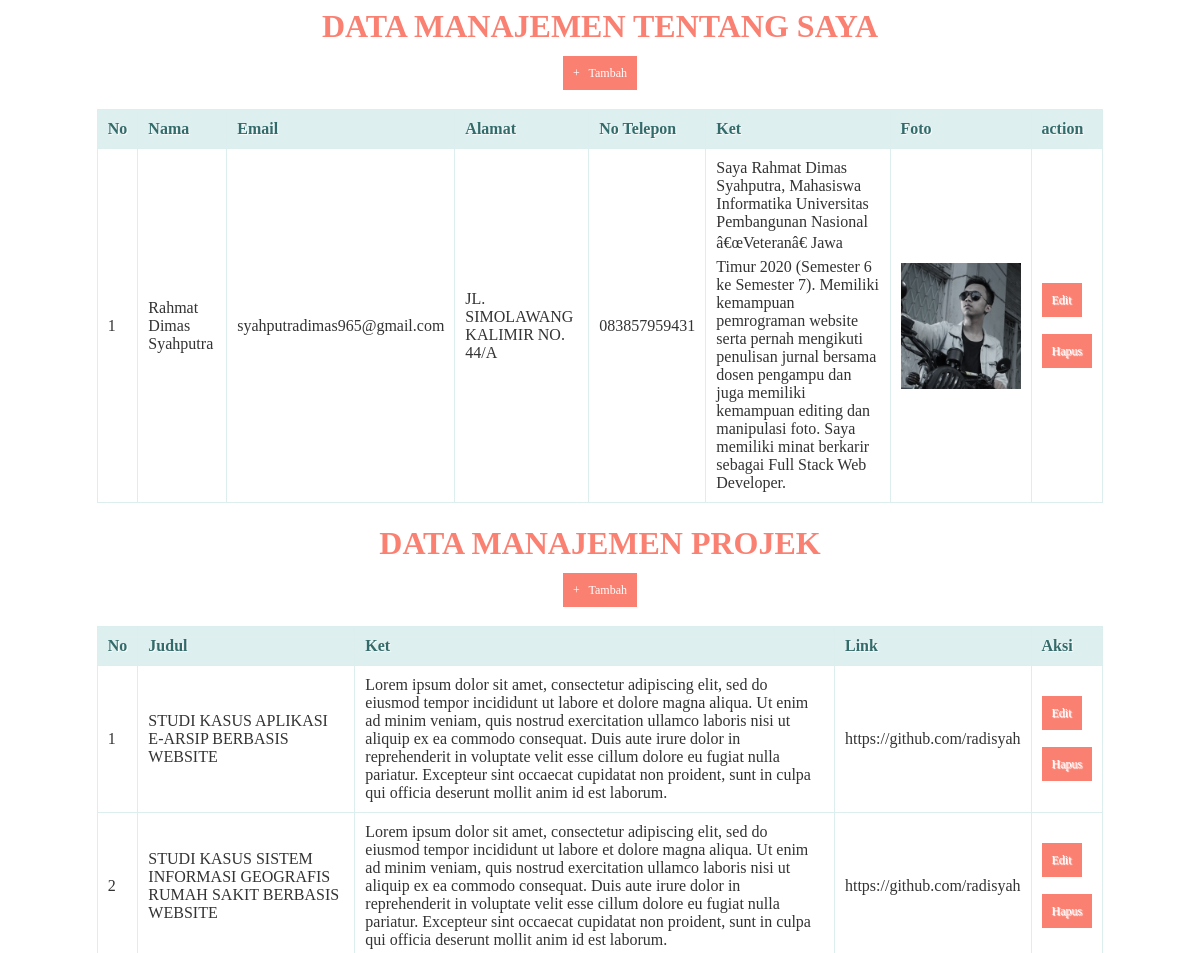
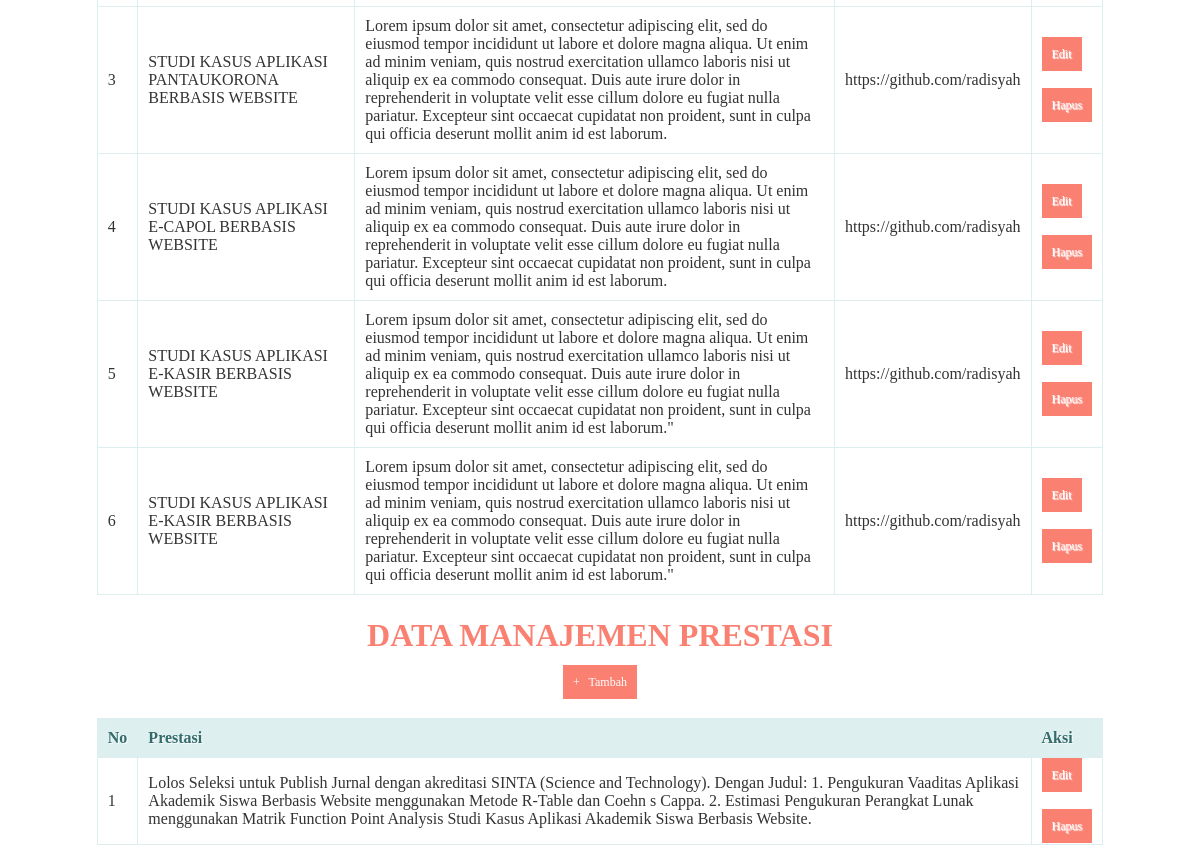
Page /dashboard.php on the committed database (2 pictures, top to bottom).
### tables this page shows
CREATE TABLE `tb_tentangsaya` (
  `id_tentangSaya` int(11) NOT NULL,
  `nama` varchar(35) NOT NULL,
  `email` varchar(35) NOT NULL,
  `alamat` varchar(35) NOT NULL,
  `no_telepon` varchar(35) NOT NULL,
  `ket` text NOT NULL,
  `foto` varchar(255) DEFAULT NULL
);

CREATE TABLE `tb_projek` (
  `id` int(11) NOT NULL,
  `judul` varchar(255) DEFAULT NULL,
  `ket` text,
  `link` varchar(255) DEFAULT NULL
);

CREATE TABLE `tb_prestasi` (
  `id` int(11) NOT NULL,
  `prestasi` text
);

### dashboard.php (the view, shortened to what this page needs)
<?php
  include 'koneksi.php';
?>
<html>
<head>
</head>
<body>
  <center><h1>Data Manajemen Tentang Saya</h1><center>
  <center><a href="tambah_tentang_saya.php">+ &nbsp; Tambah</a><center>
  <br/>
  <table>
    <thead>
        <tr>
          <th>No</th>
          <th>Nama</th>
          <th>Email</th>
          <th>Alamat</th>
          <th>No Telepon</th>
          <th>Ket</th>
          <th>Foto</th>
          <th>action</th>
        </tr>
    </thead>
    <tbody>
      <?php
      $query = "SELECT * FROM tb_tentangsaya ORDER BY id_tentangSaya ASC";
      $result = mysqli_query($koneksi, $query);
      $no = 1;
      while($row = mysqli_fetch_assoc($result))
      {
      ?>
      <tr>
        <td><?php echo $no; ?></td>
        <td><?php echo $row['nama']; ?></td>
        <td><?php echo ($row['email']); ?></td>
        <td><?php echo ($row['alamat']); ?></td>
        <td><?php echo ($row['no_telepon']); ?></td>
        <td><?php echo ($row['ket']); ?></td>
        <td style="text-align: center;"><img src="img/<?php echo $row['foto']; ?>" style="width: 120px;"></td>
        <td>
            <a href="edit_tentang_saya.php?id_tentangSaya=<?php echo $row['id_tentangSaya']; ?>">Edit</a>
            <br>
            <br>
            <br>
            <a href="proses_hapus_tentang_saya.php?id_tentangSaya=<?php echo $row['id_tentangSaya']; ?>" onclick="return confirm('Anda yakin akan menghapus data ini?')">Hapus</a>
        </td>
    </tr>
      <?php
        $no++;
      }
      ?>
    </tbody>
  </table>
  <center><h1>Data Manajemen Projek</h1><center>
  <center><a href="tambah_projek.php">+ &nbsp; Tambah</a><center>
  <br/>
  <table>
    <thead>
        <tr>
          <th>No</th>
          <th>Judul</th>
          <th> Ket</th>
          <th>Link</th>
          <th >Aksi</th>
        </tr>
    </thead>
    <tbody>
      <?php
      $queryP = "SELECT * FROM tb_projek ORDER BY id ASC";
      $resultP = mysqli_query($koneksi, $queryP);
      $no = 1;
      while($rowP = mysqli_fetch_assoc($resultP))
      {
      ?>
      <tr>
        <td><?php echo $no; ?></td>
        <td><?php echo ($rowP['judul']); ?></td>
        <td><?php echo ($rowP['ket']); ?></td>
        <td><?php echo ($rowP['link']); ?></td>
        <td>
            <a href="edit_projek.php?id=<?php echo $rowP['id']; ?>">Edit</a>
            <br>
            <br>
            <br>
            <a href="proses_hapus_projek.php?id=<?php echo $rowP['id']; ?>" onclick="return confirm('Anda yakin akan menghapus data ini?')">Hapus</a>
        </td>
    </tr>
      <?php
        $no++;
      }
      ?>
    </tbody>
  </table>
  <center><h1>Data Manajemen Prestasi</h1><center>
  <center><a href="tambah_prestasi.php">+ &nbsp; Tambah</a><center>
  <br/>
  <table>
    <thead>
        <tr>
          <th>No</th>
          <th>Prestasi</th>
          <th>Aksi</th>
        </tr>
    </thead>
    <tbody>
      <?php
      $queryP = "SELECT * FROM tb_prestasi ORDER BY id ASC";
      $resultP = mysqli_query($koneksi, $queryP);
      $no = 1;
      while($rowP = mysqli_fetch_assoc($resultP))
      {
      ?>
      <tr>
        <td><?php echo $no; ?></td>
        <td><?php echo ($rowP['prestasi']); ?></td>
        <td>
            <a href="edit_prestasi.php?id=<?php echo $rowP['id']; ?>">Edit</a>
            <br>
            <br>
            <br>
            <a href="proses_hapus_prestasi.php?id=<?php echo $rowP['id']; ?>" onclick="return confirm('Anda yakin akan menghapus data ini?')">Hapus</a>
        </td>
    </tr>
      <?php
        $no++;
      }
      ?>
    </tbody>
  </table>
</body>
</html>

### dashboard.php (style rules this page uses)
* { font-family: "Trebuchet MS"; }
h1 { text-transform: uppercase; color: salmon; }
table { border: solid 1px #DDEEEE; border-collapse: collapse; border-spacing: 0; width: 85%; margin: 10px auto 10px auto; }
table thead th { background-color: #DDEFEF; border: solid 1px #DDEEEE; color: #336B6B; padding: 10px; text-align: left; text-shadow: 1px 1px 1px #fff; text-decoration: none; }
table tbody td { border: solid 1px #DDEEEE; color: #333; padding: 10px; text-shadow: 1px 1px 1px #fff; }
a { background-color: salmon; color: #fff; padding: 10px; text-decoration: none; font-size: 12px; }

### rows in the picture
tb_tentangsaya: nama "Rahmat Dimas Syahputra", email "syahputradimas965@gmail.com", alamat "JL. SIMOLAWANG KALIMIR NO. 44/A", no_telepon "083857959431", ket "Saya Rahmat Dimas Syahputra, Mahasiswa Informatika Universitas Pembangunan Nasional â€œVeteranâ€ Jawa Timur 2020 (Semester 6 ke Semester 7). Memiliki kemampuan pemrograman website serta pernah mengikuti penulisan jurnal bersama dosen pengampu dan juga memiliki kemampuan editing dan manipulasi foto. Saya memiliki minat berkarir sebagai Full Stack Web Developer.", foto (picture)
tb_projek: judul "STUDI KASUS APLIKASI E-ARSIP BERBASIS WEBSITE", ket "Lorem ipsum dolor sit amet, consectetur adipiscing elit, sed do eiusmod tempor incididunt ut labore et dolore magna aliqua. Ut enim ad minim veniam, quis nostrud exercitation ullamco laboris nisi ut aliquip ex ea commodo consequat. Duis aute irure dolor in reprehenderit in voluptate velit esse cillum dolore eu fugiat nulla pariatur. Excepteur sint occaecat cupidatat non proident, sunt in culpa qui officia deserunt mollit anim id est laborum.", link "https://github.com/radisyah"
tb_projek: judul "STUDI KASUS SISTEM INFORMASI GEOGRAFIS RUMAH SAKIT BERBASIS WEBSITE", ket "Lorem ipsum dolor sit amet, consectetur adipiscing elit, sed do eiusmod tempor incididunt ut labore et dolore magna aliqua. Ut enim ad minim veniam, quis nostrud exercitation ullamco laboris nisi ut aliquip ex ea commodo consequat. Duis aute irure dolor in reprehenderit in voluptate velit esse cillum dolore eu fugiat nulla pariatur. Excepteur sint occaecat cupidatat non proident, sunt in culpa qui officia deserunt mollit anim id est laborum.", link "https://github.com/radisyah"
tb_projek: judul "STUDI KASUS APLIKASI PANTAUKORONA BERBASIS WEBSITE", ket "Lorem ipsum dolor sit amet, consectetur adipiscing elit, sed do eiusmod tempor incididunt ut labore et dolore magna aliqua. Ut enim ad minim veniam, quis nostrud exercitation ullamco laboris nisi ut aliquip ex ea commodo consequat. Duis aute irure dolor in reprehenderit in voluptate velit esse cillum dolore eu fugiat nulla pariatur. Excepteur sint occaecat cupidatat non proident, sunt in culpa qui officia deserunt mollit anim id est laborum.", link "https://github.com/radisyah"
tb_projek: judul "STUDI KASUS APLIKASI E-CAPOL BERBASIS WEBSITE", ket "Lorem ipsum dolor sit amet, consectetur adipiscing elit, sed do eiusmod tempor incididunt ut labore et dolore magna aliqua. Ut enim ad minim veniam, quis nostrud exercitation ullamco laboris nisi ut aliquip ex ea commodo consequat. Duis aute irure dolor in reprehenderit in voluptate velit esse cillum dolore eu fugiat nulla pariatur. Excepteur sint occaecat cupidatat non proident, sunt in culpa qui officia deserunt mollit anim id est laborum.", link "https://github.com/radisyah"
tb_projek: judul "STUDI KASUS APLIKASI E-KASIR BERBASIS WEBSITE", ket "Lorem ipsum dolor sit amet, consectetur adipiscing elit, sed do eiusmod tempor incididunt ut labore et dolore magna aliqua. Ut enim ad minim veniam, quis nostrud exercitation ullamco laboris nisi ut aliquip ex ea commodo consequat. Duis aute irure dolor in reprehenderit in voluptate velit esse cillum dolore eu fugiat nulla pariatur. Excepteur sint occaecat cupidatat non proident, sunt in culpa qui officia deserunt mollit anim id est laborum.\"", link "https://github.com/radisyah"
tb_projek: judul "STUDI KASUS APLIKASI E-KASIR BERBASIS WEBSITE", ket "Lorem ipsum dolor sit amet, consectetur adipiscing elit, sed do eiusmod tempor incididunt ut labore et dolore magna aliqua. Ut enim ad minim veniam, quis nostrud exercitation ullamco laboris nisi ut aliquip ex ea commodo consequat. Duis aute irure dolor in reprehenderit in voluptate velit esse cillum dolore eu fugiat nulla pariatur. Excepteur sint occaecat cupidatat non proident, sunt in culpa qui officia deserunt mollit anim id est laborum.\"", link "https://github.com/radisyah"
tb_prestasi: prestasi "Lolos Seleksi untuk Publish Jurnal dengan akreditasi SINTA (Science and Technology). Dengan Judul: 1. Pengukuran Vaaditas Aplikasi Akademik Siswa Berbasis Website menggunakan Metode R-Table dan Coehn s Cappa. 2. Estimasi Pengukuran Perangkat Lunak menggunakan Matrik Function Point Analysis Studi Kasus Aplikasi Akademik Siswa Berbasis Website."
